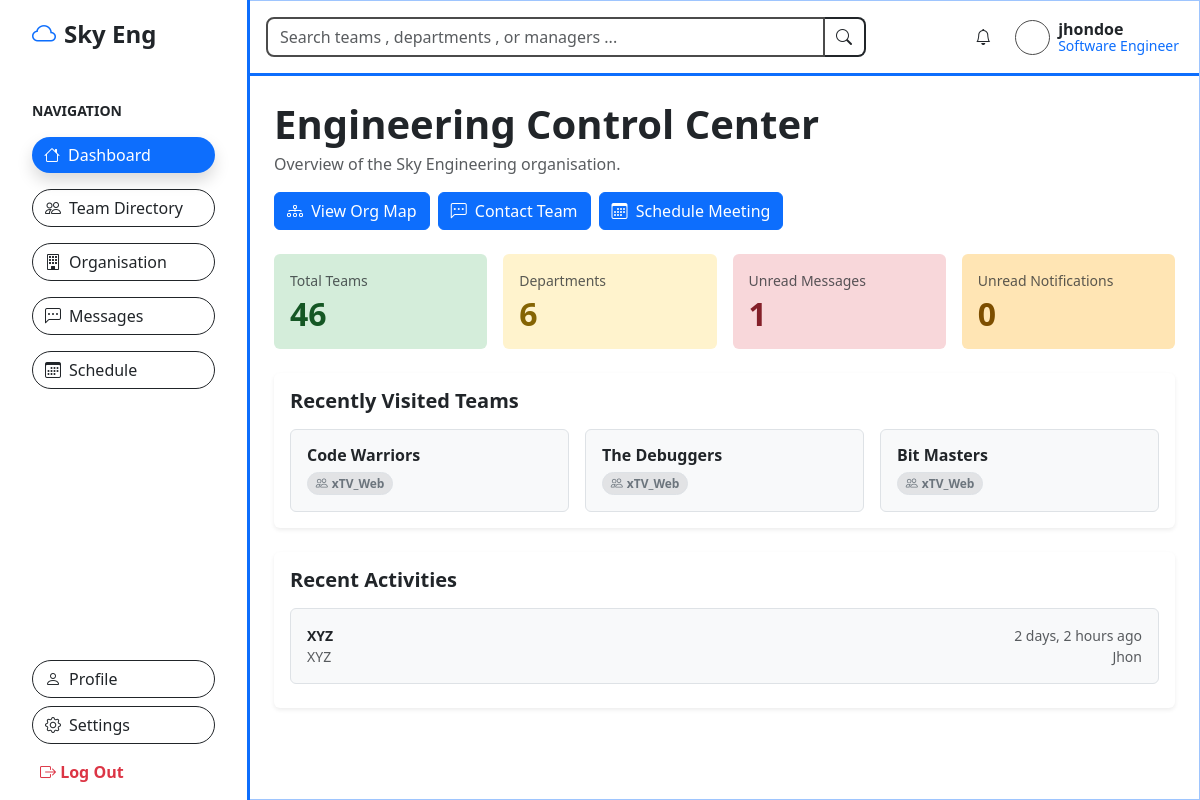
Screenshot of / (signed in) with the database file from the repository.
### apps/teams/models.py (models this page shows, shortened)
class Team(models.Model):
    department = models.ForeignKey(Department, on_delete=models.CASCADE, related_name='teams')
    manager_user = models.ForeignKey(User, on_delete=models.SET_NULL, null=True, blank=True, related_name='managed_teams')
    team_name = models.CharField(max_length=150)
    leader_name = models.CharField(max_length=150, blank=True, null=True)
    responsibilities = models.TextField(blank=True, null=True)  # Used in Overview Tab
    purpose = models.TextField(blank=True, null=True)           # Used in Overview Tab
    description = models.TextField(blank=True, null=True)       # Used for Directory Cards
    status = models.CharField(max_length=50, default='Active')
    skills = models.CharField(max_length=500, blank=True, null=True)
    dev_focus = models.TextField(blank=True, null=True)
    jira_project_name = models.CharField(max_length=200, blank=True, null=True)
    jira_board_url = models.URLField(blank=True, null=True)
    slack_channel = models.CharField(max_length=200, blank=True, null=True)
    standup_time = models.TimeField(blank=True, null=True)
    standup_link = models.URLField(blank=True, null=True)
    wiki_url = models.URLField(blank=True, null=True)
    created_date = models.DateTimeField(auto_now_add=True)
    disbanded_at = models.DateTimeField(null=True, blank=True)

class Department(models.Model):
    organisation = models.ForeignKey(Organisation, on_delete=models.CASCADE, related_name='departments')
    department_name = models.CharField(max_length=150)
    dept_description = models.TextField(blank=True, null=True)
    dept_leader_user = models.ForeignKey(User, on_delete=models.SET_NULL, null=True, blank=True, related_name='led_departments')
    specialisation = models.CharField(max_length=150, blank=True, null=True)

### apps/mails/models.py (models this page shows, shortened)
class Message(models.Model):
    sender = models.ForeignKey(
        User,
        on_delete=models.CASCADE,
        related_name="sent_messages"
    )
    receiver = models.ForeignKey(
        User,
        on_delete=models.CASCADE,
        related_name="received_messages"
    )
    subject = models.CharField(max_length=255)
    content = models.TextField(blank=True)
    timestamp = models.DateTimeField(auto_now_add=True)
    is_read = models.BooleanField(default=False)
    is_draft = models.BooleanField(default=False)

### apps/core/views.py (the view)
# urls.py: path('', views.home, name='home'),
def home(request):
    total_teams = Team.objects.count()
    total_depts = Department.objects.count()
    unread_msgs = Message.objects.filter(
        receiver=request.user, is_read=False, is_draft=False
    ).count()
    recent_activity = Message.objects.filter(
        receiver=request.user, is_draft=False
    ).select_related('sender').order_by('-timestamp')[:5]
    recent_teams = Team.objects.select_related('department', 'manager_user').order_by('id')[:3]
    context = {
        'total_teams':     total_teams,
        'total_depts':     total_depts,
        'unread_msgs':     unread_msgs,
        'recent_teams':    recent_teams,
        'recent_activity': recent_activity,
    }
    return render(request, 'dashboard.html', context)

### templates/dashboard.html (shortened to what this page needs)
{% extends "base.html" %}
{% block content %}
<div class="mb-4">
    <h1 class="fw-bold mb-1">Engineering Control Center</h1>
    <p class="text-muted mb-3">Overview of the Sky Engineering organisation.</p>
    <div class="d-flex flex-wrap gap-2">
        <a href="{% url 'organisation' %}" class="btn btn-primary">
            <i class="bi bi-diagram-3 me-1"></i> View Org Map
        </a>
        <a href="{% url 'mails' %}" class="btn btn-primary">
            <i class="bi bi-chat-left-dots me-1"></i> Contact Team
        </a>
        <a href="{% url 'schedule' %}" class="btn btn-primary">
            <i class="bi bi-calendar3 me-1"></i> Schedule Meeting
        </a>
    </div>
</div>
<div class="row g-3 mb-4">
    <div class="col-6 col-lg-3">
        <div class="card h-100 border-0" style="background:#d4edda;">
            <div class="card-body">
                <p class="text-muted small mb-1">Total Teams</p>
                <h2 class="fw-bold mb-0" style="color:#155724;">{{ total_teams }}</h2>
            </div>
        </div>
    </div>
    <div class="col-6 col-lg-3">
        <div class="card h-100 border-0" style="background:#fff3cd;">
            <div class="card-body">
                <p class="text-muted small mb-1">Departments</p>
                <h2 class="fw-bold mb-0" style="color:#856404;">{{ total_depts }}</h2>
            </div>
        </div>
    </div>
    <div class="col-6 col-lg-3">
        <div class="card h-100 border-0" style="background:#f8d7da;">
            <div class="card-body">
                <p class="text-muted small mb-1">Unread Messages</p>
                <h2 class="fw-bold mb-0" style="color:#842029;">{{ unread_msgs }}</h2>
            </div>
        </div>
    </div>
    <div class="col-6 col-lg-3">
        <div class="card h-100 border-0" style="background:#ffe5b4;">
            <div class="card-body">
                <p class="text-muted small mb-1">Unread Notifications</p>
                <h2 class="fw-bold mb-0" style="color:#7d4e00;">0</h2>
            </div>
        </div>
    </div>
</div>
<div class="card border-0 shadow-sm mb-4">
    <div class="card-body">
        <h5 class="fw-bold mb-3">Recently Visited Teams</h5>
        <div class="row g-3">
            {% for team in recent_teams %}
            <div class="col-12 col-md-4">
                <a href="{% url 'teams:team_detail' team.id %}" class="text-decoration-none text-dark">
                    <div class="p-3 rounded border bg-light h-100"
                         style="transition: box-shadow .15s;"
                         onmouseover="this.style.boxShadow='0 2px 8px rgba(0,0,0,.12)'"
                         onmouseout="this.style.boxShadow='none'">
                        <h6 class="fw-semibold mb-1">{{ team.team_name }}</h6>
                        <span class="badge bg-secondary-subtle border text-secondary rounded-pill">
                            <i class="bi bi-people me-1"></i>{{ team.department.department_name }}
                        </span>
                    </div>
                </a>
            </div>
            {% empty %}
            <div class="col-12">
                <p class="text-muted small mb-0">No teams yet.</p>
            </div>
            {% endfor %}
        </div>
    </div>
</div>
<div class="card border-0 shadow-sm">
    <div class="card-body">
        <h5 class="fw-bold mb-3">Recent Activities</h5>
        {% for msg in recent_activity %}
        <div class="d-flex justify-content-between align-items-start p-3 rounded border mb-2 bg-light">
            <div>
                <p class="fw-semibold mb-0 small">{{ msg.subject|truncatechars:60 }}</p>
                <p class="text-muted mb-0 small">{{ msg.content|truncatechars:80 }}</p>
            </div>
            <div class="text-end text-nowrap ms-3">
                <p class="small text-muted mb-0">{{ msg.timestamp|timesince }} ago</p>
                <p class="small text-muted mb-0">{{ msg.sender.get_full_name|default:msg.sender.username }}</p>
            </div>
        </div>
        {% empty %}
        <p class="text-muted small mb-0">No recent messages.</p>
        {% endfor %}
    </div>
</div>
{% endblock %}

### templates/components/topbar.html
<div class="border-bottom border-primary border-3 p-3 d-flex align-items-center justify-content-between gap-3 flex-wrap">
    <div class="portal-search-wrap">
        <div class="input-group">
            <input
                type="text"
                class="form-control rounded-start-3 portal-search-input"
                placeholder="Search teams , departments , or managers ..."
            >
            <span class="input-group-text bg-white border-2 border-start-0 border-dark rounded-end-3">
                <i class="bi bi-search"></i>
            </span>
        </div>
    </div>
    <div class="d-flex align-items-center gap-4 pe-1">
        <i class="bi bi-bell"></i>
        <div class="d-flex align-items-center gap-2">
            <span class="profile-avatar"></span>
            <div class="lh-1">
                <div class="fw-semibold">
                    {% if request.user.first_name %}
                        {{ request.user.first_name }} {{ request.user.last_name }}
                    {% else %}
                        {{ request.user.username }}
                    {% endif %}
                </div>
                <small class="text-primary">
                    Software Engineer
                </small>
            </div>
        </div>
    </div>
</div>

### templates/base.html (style rules this page uses)
html, body { height: 100%; }
body { overflow: hidden; }
.portal-search-wrap { max-width: 600px; width: 100%; }
.portal-search-input { border: 2px solid #4b4b4b; font-size: 1rem; }
.profile-avatar { width: 35px; height: 35px; border: 1px solid #4b4b4b; border-radius: 50%; background: #ffffff; display: inline-block; }

### rows the page displays
Team: team_name "Code Warriors", department.department_name "xTV_Web"
Team: team_name "The Debuggers", department.department_name "xTV_Web"
Team: team_name "Bit Masters", department.department_name "xTV_Web"
Message: subject "XYZ", content "XYZ", timestamp "2 days, 2 hours", sender.get_full_name "Jhon"

### other values shown
{{ request.user.username }} "jhondoe"
{{ total_teams }} "46"
{{ total_depts }} "6"
{{ unread_msgs }} "1"
